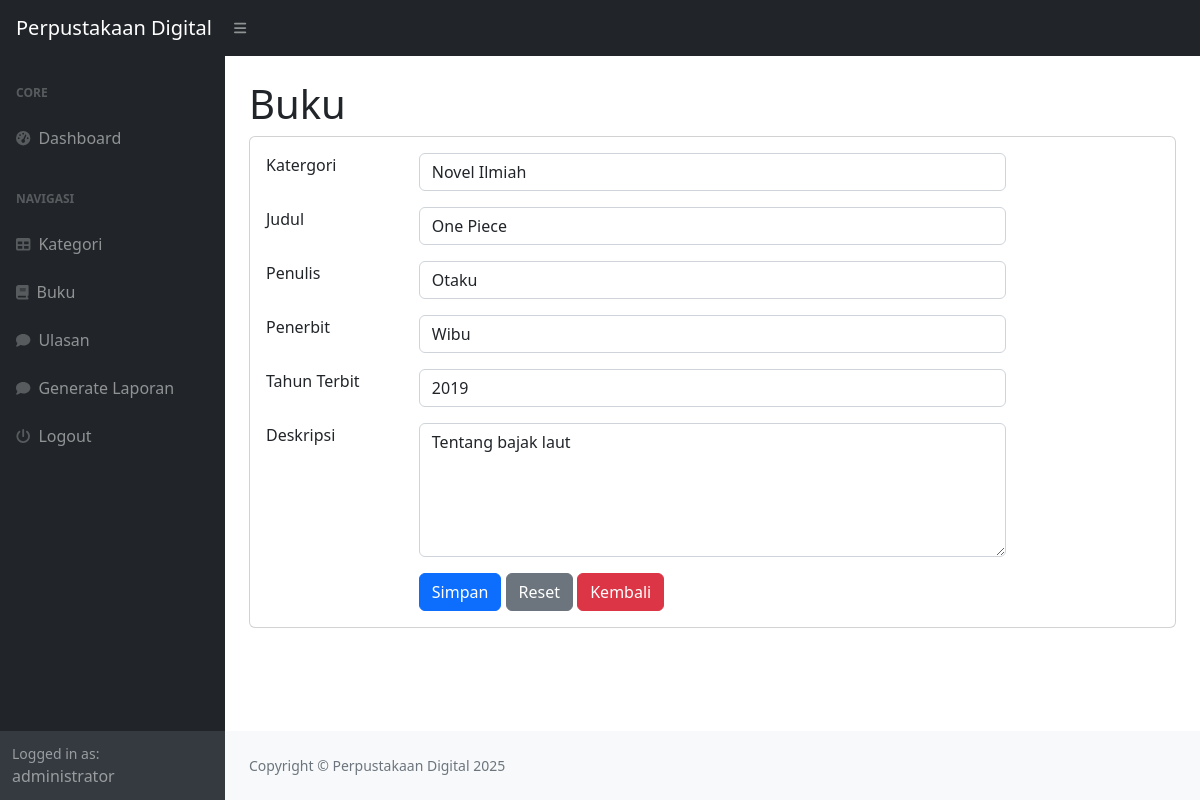
Screenshot of /index.php?page=buku_ubah&&id=1 (signed in) with the database file from the repository.
### tables this page shows
CREATE TABLE `buku` (
  `id_buku` int(11) NOT NULL,
  `id_kategori` int(11) DEFAULT NULL,
  `judul` varchar(255) DEFAULT NULL,
  `penulis` varchar(255) DEFAULT NULL,
  `penerbit` varchar(255) DEFAULT NULL,
  `tahun_terbit` varchar(255) DEFAULT NULL,
  `deskripsi` text DEFAULT NULL
);

### buku_ubah.php (the view, shortened to what this page needs)
<h1 class="mt-4">Buku</h1>
<div class="card">
    <div class="card-body">
        <div class="row">
            <div class="col-md-12">
                <form method="post">
                    <?php
                    $id = $_GET['id'];
                    $query = mysqli_query($koneksi, "SELECT * FROM buku WHERE id_buku=$id");
                    $data = mysqli_fetch_array($query);
                    ?>
                    <div class="row mb-3">
                        <div class="col-md-2">Katergori</div>
                        <div class="col-md-8">
                            <select name="id_kategori" class="form-control">
                                <?php
                                $kat = mysqli_query($koneksi, "SELECT * FROM kategori ");
                                while ($kategori = mysqli_fetch_array($kat)) {
                                ?>
                                <option <?php if ($kategori['kategori'] == $data['id_kategori']) echo 'selected'; ?>
                                    value="<?= $kategori['id_kategori'] ?>"><?= $kategori['kategori'] ?></option>
                                <?php
                                }
                                ?>
                            </select>
                        </div>
                    </div>
                    <div class="row mb-3">
                        <div class="col-md-2">Judul</div>
                        <div class="col-md-8"><input type="text" value="<?= $data['judul'] ?>" class="form-control"
                                name="judul"></div>
                    </div>
                    <div class="row mb-3">
                        <div class="col-md-2">Penulis</div>
                        <div class="col-md-8"><input type="text" value="<?= $data['penulis'] ?>" class="form-control"
                                name="penulis"></div>
                    </div>
                    <div class="row mb-3">
                        <div class="col-md-2">Penerbit</div>
                        <div class="col-md-8"><input type="text" value="<?= $data['penerbit'] ?>" class="form-control"
                                name="penerbit"></div>
                    </div>
                    <div class="row mb-3">
                        <div class="col-md-2">Tahun Terbit</div>
                        <div class="col-md-8"><input type="number" value="<?= $data['tahun_terbit'] ?>"
                                class="form-control" name="tahun_terbit"></div>
                    </div>
                    <div class="row mb-3">
                        <div class="col-md-2">Deskripsi</div>
                        <div class="col-md-8">
                            <textarea name="deskripsi" rows="5"
                                class="form-control"><?= $data['deskripsi'] ?></textarea>
                        </div>
                    </div>
                    <div class="row">
                        <div class="col-md-2"></div>
                        <div class="col-md-8">
                            <button type="submit" class="btn btn-primary" name="submit" value="submit">Simpan</button>
                            <button type="reset" class="btn btn-secondary">Reset</button>
                            <a href="?page=buku" class="btn btn-danger">Kembali</a>
                        </div>
                    </div>
                </form>
            </div>
        </div>
    </div>
</div>

### rows the page displays
buku: judul "One Piece", penulis "Otaku", penerbit "Wibu", tahun_terbit "2019", deskripsi "Tentang bajak laut"

### other values shown
$_SESSION['user']['nama'] "administrator"
form field id_kategori "Novel Ilmiah"
